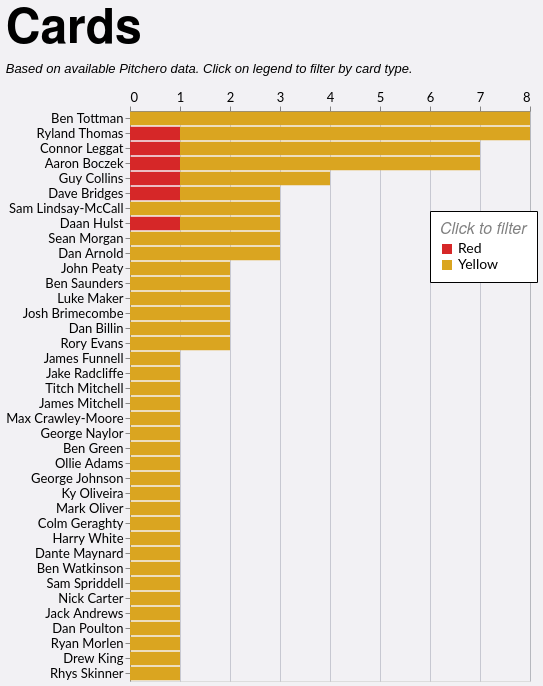

Vega-Lite specification stored for this chart:
### Vega-Lite specification from a JSON file in a GitHub repository (floating-point values rounded to 4 significant figures)
{"config": {"axis": {"labelFont": "Lato, sans-serif", "titleFont": "PT Sans Narrow, Helvetica Neue, Helvetica, Arial, sans-serif", "labelFontSize": 13, "titleFontSize": 24, "gridColor": "#202947", "gridOpacity": 0.2}, "header": {"labelFont": "PT Sans Narrow, Helvetica Neue, Helvetica, Arial, sans-serif", "titleFont": "PT Sans Narrow, Helvetica Neue, Helvetica, Arial, sans-serif", "labelFontSize": 24, "titleFontSize": 28, "labelFontWeight": "bold", "orient": "left"}, "legend": {"labelFont": "Lato, sans-serif", "titleFont": "PT Sans Narrow, Helvetica Neue, Helvetica, Arial, sans-serif", "labelFontSize": 14, "titleFontSize": 16, "titlePadding": 5, "fillColor": "white", "strokeColor": "black", "padding": 10, "titleFontWeight": "lighter", "titleFontStyle": "italic", "titleColor": "gray", "offset": 10}, "title": {"font": "PT Sans Narrow, Helvetica Neue, Helvetica, Arial, sans-serif", "fontSize": 48, "fontWeight": "bold", "anchor": "start", "align": "center", "titlePadding": 20, "subtitlePadding": 10, "subtitleFontSize": 13, "subtitleColor": "", "subtitleFontStyle": "italic", "offset": 15, "color": "black"}, "axisX": {"labelAngle": 0}, "facet": {"title": null, "header": null, "align": {"row": "each", "column": "each"}}, "resolve": {"scale": {"y": "independent", "facet": "independent"}}, "background": "#f2f1f4"}, "data": {"name": "data-0bf0e71946e928308fab9faff581264b"}, "mark": {"type": "bar"}, "encoding": {"color": {"field": "event", "legend": {"legendX": 300, "legendY": 100, "orient": "none", "title": "Click to filter"}, "scale": {"domain": ["Red", "Yellow"], "range": ["#d62728", "goldenrod"]}, "type": "nominal"}, "tooltip": [{"field": "player", "title": "Player", "type": "nominal"}, {"field": "event", "title": "Card Type", "type": "nominal"}, {"aggregate": "sum", "field": "count", "title": "Cards", "type": "quantitative"}, {"aggregate": "sum", "field": "A", "title": "Games", "type": "quantitative"}], "x": {"aggregate": "sum", "axis": {"format": "d", "orient": "top", "title": null}, "field": "count", "type": "quantitative"}, "y": {"field": "player", "sort": "-x", "title": null, "type": "nominal"}}, "height": {"step": 15}, "title": {"text": "Cards", "subtitle": "Based on available Pitchero data. Click on legend to filter by card type."}, "width": 400, "$schema": "https://vega.github.io/schema/vega-lite/v5.20.1.json", "datasets": {"data-0bf0e71946e928308fab9faff581264b": [{"player": "James Funnell", "season": "2021/22", "squad": "1st", "player_join": "J Funnell", "A": 12, "event": "Yellow", "count": 1}, {"player": "Jake Radcliffe", "season": "2023/24", "squad": "1st", "player_join": "J Radcliffe", "A": 18, "event": "Yellow", "count": 1}, {"player": "John Peaty", "season": "2025/26", "squad": "1st", "player_join": "J Peaty", "A": 3, "event": "Yellow", "count": 1}, {"player": "Titch Mitchell", "season": "2022/23", "squad": "1st", "player_join": "T Mitchell", "A": 2, "event": "Yellow", "count": 1}, {"player": "James Mitchell", "season": "2022/23", "squad": "1st", "player_join": "T Mitchell", "A": 2, "event": "Yellow", "count": 1}, {"player": "John Peaty", "season": "2023/24", "squad": "1st", "player_join": "J Peaty", "A": 13, "event": "Yellow", "count": 1}, {"player": "Ben Saunders", "season": "2022/23", "squad": "1st", "player_join": "B Saunders", "A": 7, "event": "Yellow", "count": 1}, {"player": "Luke Maker", "season": "2024/25", "squad": "1st", "player_join": "L Maker", "A": 14, "event": "Yellow", "count": 1}, {"player": "Ben Saunders", "season": "2019/20", "squad": "1st", "player_join": "B Saunders", "A": 6, "event": "Yellow", "count": 1}, {"player": "Luke Maker", "season": "2023/24", "squad": "1st", "player_join": "L Maker", "A": 13, "event": "Yellow", "count": 1}, {"player": "Ben Tottman", "season": "2024/25", "squad": "1st", "player_join": "B Tottman", "A": 19, "event": "Yellow", "count": 3}, {"player": "Max Crawley-Moore", "season": "2023/24", "squad": "1st", "player_join": "M Crawley-Moore", "A": 16, "event": "Yellow", "count": 1}, {"player": "George Naylor", "season": "2024/25", "squad": "2nd", "player_join": "G Naylor", "A": 10, "event": "Yellow", "count": 1}, {"player": "Ben Tottman", "season": "2023/24", "squad": "1st", "player_join": "B Tottman", "A": 25, "event": "Yellow", "count": 2}, {"player": "Ben Tottman", "season": "2022/23", "squad": "1st", "player_join": "B Tottman", "A": 19, "event": "Yellow", "count": 2}, {"player": "Ben Tottman", "season": "2019/20", "squad": "1st", "player_join": "B Tottman", "A": 12, "event": "Yellow", "count": 1}, {"player": "Ben Green", "season": "2024/25", "squad": "2nd", "player_join": "B Green", "A": 13, "event": "Yellow", "count": 1}, {"player": "Dave Bridges", "season": "2023/24", "squad": "1st", "player_join": "D Bridges", "A": 17, "event": "Yellow", "count": 1}, {"player": "Dave Bridges", "season": "2022/23", "squad": "1st", "player_join": "D Bridges", "A": 15, "event": "Yellow", "count": 1}, {"player": "Dave Bridges", "season": "2023/24", "squad": "1st", "player_join": "D Bridges", "A": 17, "event": "Red", "count": 1}, {"player": "Ollie Adams", "season": "2023/24", "squad": "2nd", "player_join": "O Adams", "A": 1, "event": "Yellow", "count": 1}, {"player": "Connor Leggat", "season": "2024/25", "squad": "1st", "player_join": "C Leggat", "A": 11, "event": "Yellow", "count": 3}, {"player": "Ryland Thomas", "season": "2022/23", "squad": "2nd", "player_join": "R Thomas", "A": 4, "event": "Yellow", "count": 1}, {"player": "Connor Leggat", "season": "2022/23", "squad": "1st", "player_join": "C Leggat", "A": 9, "event": "Yellow", "count": 1}, {"player": "Ryland Thomas", "season": "2024/25", "squad": "1st", "player_join": "R Thomas", "A": 18, "event": "Yellow", "count": 1}, {"player": "Connor Leggat", "season": "2019/20", "squad": "1st", "player_join": "C Leggat", "A": 11, "event": "Yellow", "count": 1}, {"player": "Ryland Thomas", "season": "2024/25", "squad": "1st", "player_join": "R Thomas", "A": 18, "event": "Red", "count": 1}, {"player": "Connor Leggat", "season": "2018/19", "squad": "1st", "player_join": "C Leggat", "A": 13, "event": "Yellow", "count": 1}, {"player": "Ryland Thomas", "season": "2023/24", "squad": "1st", "player_join": "R Thomas", "A": 25, "event": "Yellow", "count": 3}, {"player": "Connor Leggat", "season": "2022/23", "squad": "1st", "player_join": "C Leggat", "A": 9, "event": "Red", "count": 1}, {"player": "Ryland Thomas", "season": "2022/23", "squad": "1st", "player_join": "R Thomas", "A": 8, "event": "Yellow", "count": 2}, {"player": "Josh Brimecombe", "season": "2021/22", "squad": "2nd", "player_join": "J Brimecombe", "A": 6, "event": "Yellow", "count": 1}, {"player": "Sam Lindsay-McCall", "season": "2023/24", "squad": "1st", "player_join": "S Lindsay", "A": 22, "event": "Yellow", "count": 1}, {"player": "George Johnson", "season": "2022/23", "squad": "1st", "player_join": "G Johnson", "A": 17, "event": "Yellow", "count": 1}, {"player": "Ky Oliveira", "season": "2022/23", "squad": "2nd", "player_join": "K Oliveira", "A": 2, "event": "Yellow", "count": 1}, {"player": "Josh Brimecombe", "season": "2024/25", "squad": "1st", "player_join": "J Brimecombe", "A": 19, "event": "Yellow", "count": 1}, {"player": "Sam Lindsay-McCall", "season": "2021/22", "squad": "1st", "player_join": "S Lindsay", "A": 13, "event": "Yellow", "count": 2}, {"player": "Guy Collins", "season": "2024/25", "squad": "1st", "player_join": "G Collins", "A": 20, "event": "Yellow", "count": 2}, {"player": "Mark Oliver", "season": "2023/24", "squad": "1st", "player_join": "M Oliver", "A": 5, "event": "Yellow", "count": 1}, {"player": "Colm Geraghty", "season": "2023/24", "squad": "1st", "player_join": "C Geraghty", "A": 7, "event": "Yellow", "count": 1}, {"player": "Harry White", "season": "2023/24", "squad": "1st", "player_join": "H White", "A": 7, "event": "Yellow", "count": 1}, {"player": "Dante Maynard", "season": "2024/25", "squad": "1st", "player_join": "D Maynard", "A": 1, "event": "Yellow", "count": 1}, {"player": "Guy Collins", "season": "2024/25", "squad": "1st", "player_join": "G Collins", "A": 20, "event": "Red", "count": 1}, {"player": "Guy Collins", "season": "2022/23", "squad": "1st", "player_join": "G Collins", "A": 17, "event": "Yellow", "count": 1}, {"player": "Ben Watkinson", "season": "2023/24", "squad": "2nd", "player_join": "B Watkinson", "A": 11, "event": "Yellow", "count": 1}, {"player": "Sam Spriddell", "season": "2023/24", "squad": "1st", "player_join": "S Spriddell", "A": 11, "event": "Yellow", "count": 1}, {"player": "Dan Billin", "season": "2023/24", "squad": "1st", "player_join": "D Billin", "A": 20, "event": "Yellow", "count": 2}, {"player": "Nick Carter", "season": "2021/22", "squad": "1st", "player_join": "N Carter", "A": 4, "event": "Yellow", "count": 1}, {"player": "Jack Andrews", "season": "2023/24", "squad": "2nd", "player_join": "J Andrews", "A": 8, "event": "Yellow", "count": 1}, {"player": "Daan Hulst", "season": "2024/25", "squad": "2nd", "player_join": "D Hulst", "A": 4, "event": "Yellow", "count": 1}, {"player": "Daan Hulst", "season": "2023/24", "squad": "2nd", "player_join": "D Hulst", "A": 7, "event": "Yellow", "count": 1}, {"player": "Daan Hulst", "season": "2018/19", "squad": "1st", "player_join": "D Hulst", "A": 10, "event": "Red", "count": 1}, {"player": "Sean Morgan", "season": "2023/24", "squad": "1st", "player_join": "S Morgan", "A": 2, "event": "Yellow", "count": 1}, {"player": "Sean Morgan", "season": "2022/23", "squad": "1st", "player_join": "S Morgan", "A": 8, "event": "Yellow", "count": 1}, {"player": "Sean Morgan", "season": "2021/22", "squad": "1st", "player_join": "S Morgan", "A": 10, "event": "Yellow", "count": 1}, {"player": "Dan Poulton", "season": "2022/23", "squad": "1st", "player_join": "D Poulton", "A": 17, "event": "Yellow", "count": 1}, {"player": "Ryan Morlen", "season": "2024/25", "squad": "2nd", "player_join": "R Morlen", "A": 6, "event": "Yellow", "count": 1}, {"player": "Drew King", "season": "2019/20", "squad": "1st", "player_join": "D King", "A": 7, "event": "Yellow", "count": 1}, {"player": "Dan Arnold", "season": "2019/20", "squad": "1st", "player_join": "D Arnold", "A": 12, "event": "Yellow", "count": 2}, {"player": "Rhys Skinner", "season": "2024/25", "squad": "1st", "player_join": "R Skinner", "A": 4, "event": "Yellow", "count": 1}, {"player": "Dan Arnold", "season": "2017/18", "squad": "1st", "player_join": "D Arnold", "A": 15, "event": "Yellow", "count": 1}, {"player": "Rory Evans", "season": "2023/24", "squad": "2nd", "player_join": "R Evans", "A": 10, "event": "Yellow", "count": 1}, {"player": "Aaron Boczek", "season": "2024/25", "squad": "2nd", "player_join": "A Boczek", "A": 3, "event": "Yellow", "count": 2}, {"player": "Rory Evans", "season": "2021/22", "squad": "2nd", "player_join": "R Evans", "A": 15, "event": "Yellow", "count": 1}, {"player": "Aaron Boczek", "season": "2025/26", "squad": "1st", "player_join": "A Boczek", "A": 4, "event": "Yellow", "count": 1}, {"player": "Aaron Boczek", "season": "2024/25", "squad": "1st", "player_join": "A Boczek", "A": 4, "event": "Yellow", "count": 1}, {"player": "Aaron Boczek", "season": "2024/25", "squad": "1st", "player_join": "A Boczek", "A": 4, "event": "Red", "count": 1}, {"player": "Aaron Boczek", "season": "2023/24", "squad": "1st", "player_join": "A Boczek", "A": 21, "event": "Yellow", "count": 2}]}}
